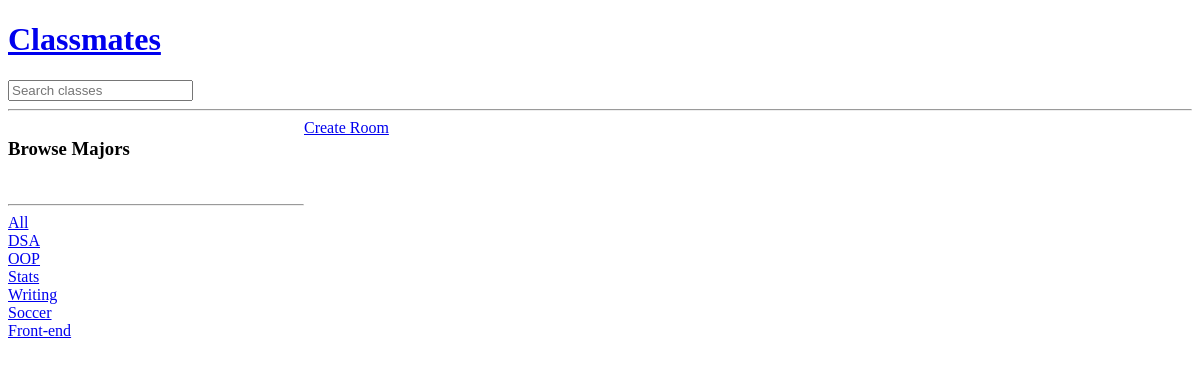
The page /?major=Economics on the database as committed earlier.
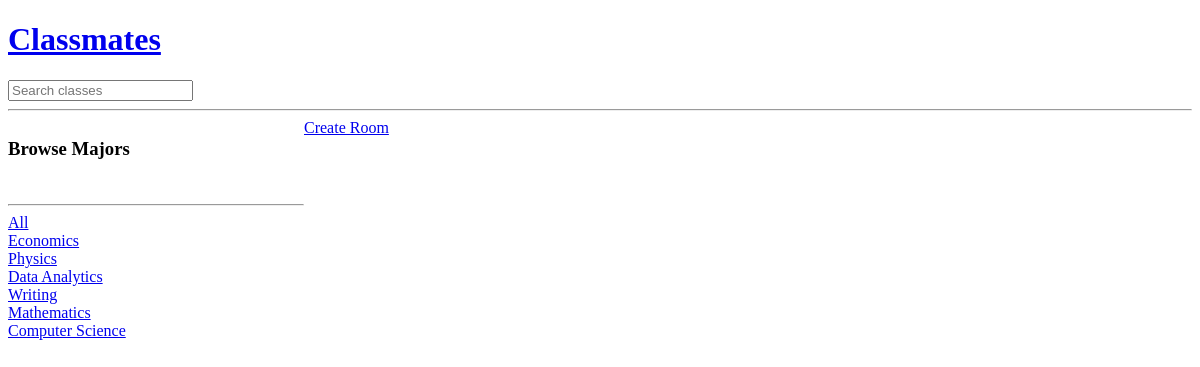
The same page on the database as committed later.
### base/models.py (models this page shows, shortened)
class Topic(models.Model):
    name = models.CharField(max_length=100)

### base/views.py (the view)
# urls.py: path('', views.home, name="home"),
def home(request):
    major = request.GET.get('major') if request.GET.get(
        'major') != None else ''
    class_name = request.GET.get('class') if request.GET.get(
        'class') != None else ''
    rooms = Room.objects.filter(
        Q(topic__name__icontains=major) & Q(name__icontains=class_name))
    topics = Topic.objects.all()
    context = {'rooms': rooms, 'topics': topics}
    return render(request, 'base/home.html', context)

### base/templates/base/home.html (shortened to what this page needs)
{% extends 'main.html' %} {% block content %}
<div class="home-container">
  <div>
    <h3>Browse Majors</h3>
    <br>
    <hr>
    <div>
      <a href="{% url 'home' %}">All</a>
    </div> {% for topic in topics %} <div>
      <a href="{% url 'home' %}?major={{topic.name}}">{{ topic.name }}</a>
    </div> {% endfor %}
  </div>
  <div>
    <a href="{% url 'create-room' %}">Create Room</a>
    <br>
    <br>
    <br>
  </div>
</div> {% endblock %}

Rows that differ between the two databases and show on the page:
changed Topic: name "DSA" → "Economics"
changed Topic: name "OOP" → "Physics"
changed Topic: name "Stats" → "Data Analytics"
changed Topic: name "Soccer" → "Mathematics"
changed Topic: name "Front-end" → "Computer Science"
